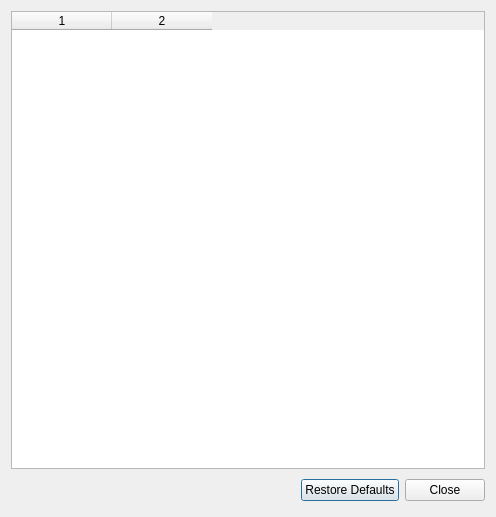
<?xml version="1.0" encoding="UTF-8"?>
<ui version="4.0">
 <class>KeyboardShortcuts</class>
 <widget class="QDialog" name="KeyboardShortcuts">
  <property name="windowModality">
   <enum>Qt::ApplicationModal</enum>
  </property>
  <property name="geometry">
   <rect>
    <x>0</x>
    <y>0</y>
    <width>496</width>
    <height>517</height>
   </rect>
  </property>
  <property name="sizePolicy">
   <sizepolicy hsizetype="Fixed" vsizetype="Fixed">
    <horstretch>0</horstretch>
    <verstretch>0</verstretch>
   </sizepolicy>
  </property>
  <property name="windowTitle">
   <string>Keyboard Shortcuts</string>
  </property>
  <layout class="QVBoxLayout" name="verticalLayout_2">
   <item>
    <widget class="QTableWidget" name="tableWidget">
     <property name="minimumSize">
      <size>
       <width>2</width>
       <height>0</height>
      </size>
     </property>
     <property name="baseSize">
      <size>
       <width>2</width>
       <height>0</height>
      </size>
     </property>
     <property name="rowCount">
      <number>0</number>
     </property>
     <property name="columnCount">
      <number>2</number>
     </property>
     <column/>
     <column/>
    </widget>
   </item>
   <item>
    <layout class="QHBoxLayout">
     <property name="spacing">
      <number>6</number>
     </property>
     <property name="margin">
      <number>0</number>
     </property>
     <item>
      <spacer>
       <property name="orientation">
        <enum>Qt::Horizontal</enum>
       </property>
       <property name="sizeHint" stdset="0">
        <size>
         <width>131</width>
         <height>31</height>
        </size>
       </property>
      </spacer>
     </item>
     <item>
      <widget class="QPushButton" name="restorePushButton">
       <property name="text">
        <string>Restore Defaults</string>
       </property>
      </widget>
     </item>
     <item>
      <widget class="QPushButton" name="cancelButton">
       <property name="text">
        <string>Close</string>
       </property>
      </widget>
     </item>
    </layout>
   </item>
  </layout>
 </widget>
 <resources/>
 <connections>
  <connection>
   <sender>cancelButton</sender>
   <signal>clicked()</signal>
   <receiver>KeyboardShortcuts</receiver>
   <slot>reject()</slot>
   <hints>
    <hint type="sourcelabel">
     <x>399</x>
     <y>483</y>
    </hint>
    <hint type="destinationlabel">
     <x>179</x>
     <y>282</y>
    </hint>
   </hints>
  </connection>
 </connections>
</ui>
